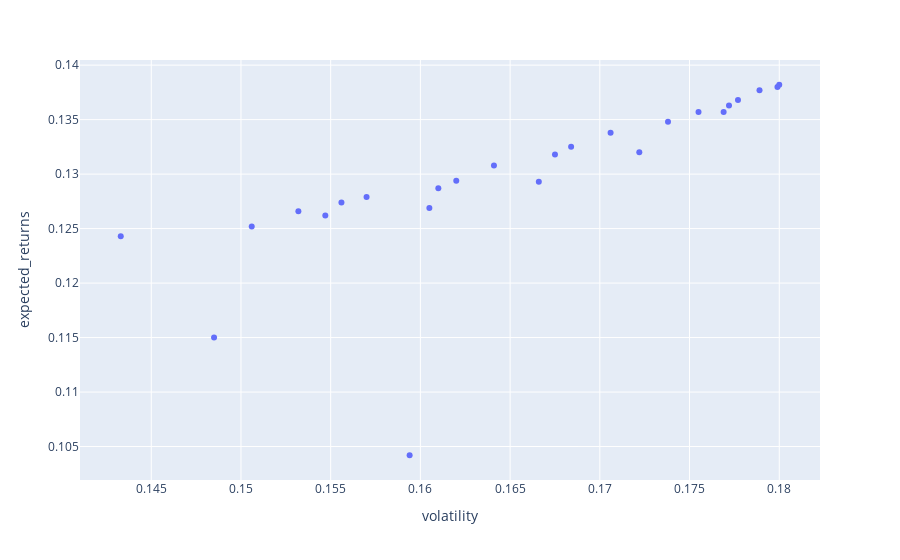

Notebook code cell kept with this figure:
### Code cell
fig = px.scatter(df_mvp, x = "volatility", y = "expected_returns")
fig.show()

### Figure 1 — Plotly figure (JSON) as saved in the notebook; plotly's stock layout.template omitted (floating-point values rounded to 4 significant figures)
{"data": [{"hovertemplate": "volatility=%{x}<br>expected_returns=%{y}<extra></extra>", "legendgroup": "", "marker": {"color": "#636efa", "symbol": "circle"}, "mode": "markers", "name": "", "orientation": "v", "showlegend": false, "type": "scatter", "x": [0.1485, 0.1506, 0.157, 0.1641, 0.1706, 0.1755, 0.1789, 0.1594, 0.1532, 0.1605, 0.1666, 0.1722, 0.1769, 0.1799, 0.1433, 0.1556, 0.162, 0.1684, 0.1738, 0.1777, 0.1547, 0.161, 0.1675, 0.1772, 0.18], "xaxis": "x", "y": [0.115, 0.1252, 0.1279, 0.1308, 0.1338, 0.1357, 0.1377, 0.1042, 0.1266, 0.1269, 0.1293, 0.132, 0.1357, 0.138, 0.1243, 0.1274, 0.1294, 0.1325, 0.1348, 0.1368, 0.1262, 0.1287, 0.1318, 0.1363, 0.1382], "yaxis": "y"}], "layout": {"legend": {"tracegroupgap": 0}, "margin": {"t": 60}, "xaxis": {"anchor": "y", "domain": [0, 1], "title": {"text": "volatility"}}, "yaxis": {"anchor": "x", "domain": [0, 1], "title": {"text": "expected_returns"}}}}
